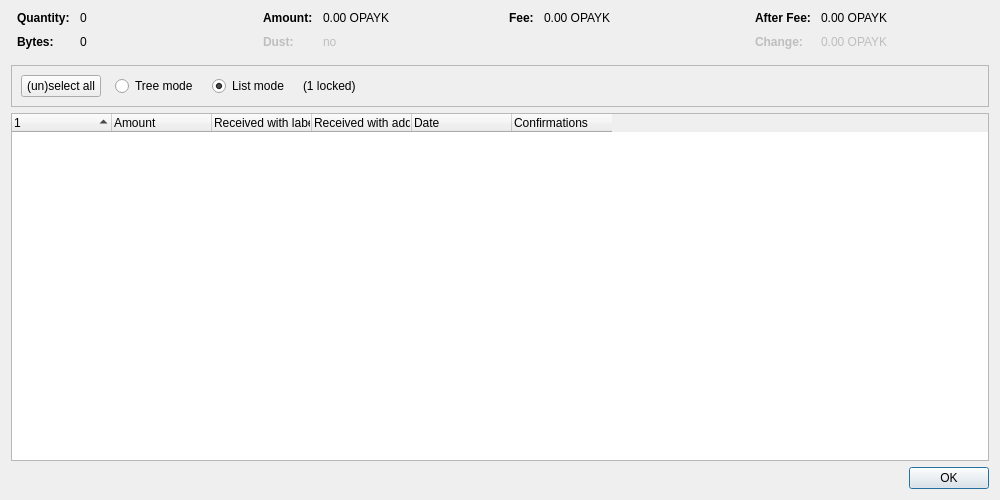
<?xml version="1.0" encoding="UTF-8"?>
<ui version="4.0">
 <class>CoinControlDialog</class>
 <widget class="QDialog" name="CoinControlDialog">
  <property name="geometry">
   <rect>
    <x>0</x>
    <y>0</y>
    <width>1000</width>
    <height>500</height>
   </rect>
  </property>
  <property name="windowTitle">
   <string>Coin Selection</string>
  </property>
  <layout class="QVBoxLayout" name="verticalLayout">
   <item>
    <layout class="QHBoxLayout" name="horizontalLayoutTop" stretch="0,0,0,0">
     <property name="topMargin">
      <number>0</number>
     </property>
     <property name="bottomMargin">
      <number>10</number>
     </property>
     <item>
      <layout class="QFormLayout" name="formLayoutCoinControl1">
       <property name="horizontalSpacing">
        <number>10</number>
       </property>
       <property name="verticalSpacing">
        <number>10</number>
       </property>
       <property name="leftMargin">
        <number>6</number>
       </property>
       <property name="rightMargin">
        <number>6</number>
       </property>
       <item row="0" column="0">
        <widget class="QLabel" name="labelCoinControlQuantityText">
         <property name="font">
          <font>
           <weight>75</weight>
           <bold>true</bold>
          </font>
         </property>
         <property name="text">
          <string>Quantity:</string>
         </property>
        </widget>
       </item>
       <item row="0" column="1">
        <widget class="QLabel" name="labelCoinControlQuantity">
         <property name="cursor">
          <cursorShape>IBeamCursor</cursorShape>
         </property>
         <property name="contextMenuPolicy">
          <enum>Qt::ActionsContextMenu</enum>
         </property>
         <property name="text">
          <string notr="true">0</string>
         </property>
         <property name="textInteractionFlags">
          <set>Qt::LinksAccessibleByMouse|Qt::TextSelectableByKeyboard|Qt::TextSelectableByMouse</set>
         </property>
        </widget>
       </item>
       <item row="1" column="0">
        <widget class="QLabel" name="labelCoinControlBytesText">
         <property name="font">
          <font>
           <weight>75</weight>
           <bold>true</bold>
          </font>
         </property>
         <property name="text">
          <string>Bytes:</string>
         </property>
        </widget>
       </item>
       <item row="1" column="1">
        <widget class="QLabel" name="labelCoinControlBytes">
         <property name="cursor">
          <cursorShape>IBeamCursor</cursorShape>
         </property>
         <property name="contextMenuPolicy">
          <enum>Qt::ActionsContextMenu</enum>
         </property>
         <property name="text">
          <string notr="true">0</string>
         </property>
         <property name="textInteractionFlags">
          <set>Qt::LinksAccessibleByMouse|Qt::TextSelectableByKeyboard|Qt::TextSelectableByMouse</set>
         </property>
        </widget>
       </item>
      </layout>
     </item>
     <item>
      <layout class="QFormLayout" name="formLayoutCoinControl2">
       <property name="horizontalSpacing">
        <number>10</number>
       </property>
       <property name="verticalSpacing">
        <number>10</number>
       </property>
       <property name="leftMargin">
        <number>6</number>
       </property>
       <property name="rightMargin">
        <number>6</number>
       </property>
       <item row="0" column="0">
        <widget class="QLabel" name="labelCoinControlAmountText">
         <property name="font">
          <font>
           <weight>75</weight>
           <bold>true</bold>
          </font>
         </property>
         <property name="text">
          <string>Amount:</string>
         </property>
        </widget>
       </item>
       <item row="0" column="1">
        <widget class="QLabel" name="labelCoinControlAmount">
         <property name="cursor">
          <cursorShape>IBeamCursor</cursorShape>
         </property>
         <property name="contextMenuPolicy">
          <enum>Qt::ActionsContextMenu</enum>
         </property>
         <property name="text">
          <string notr="true">0.00 OPAYK</string>
         </property>
         <property name="textInteractionFlags">
          <set>Qt::LinksAccessibleByMouse|Qt::TextSelectableByKeyboard|Qt::TextSelectableByMouse</set>
         </property>
        </widget>
       </item>
       <item row="1" column="0">
        <widget class="QLabel" name="labelCoinControlLowOutputText">
         <property name="enabled">
          <bool>false</bool>
         </property>
         <property name="font">
          <font>
           <weight>75</weight>
           <bold>true</bold>
          </font>
         </property>
         <property name="text">
          <string>Dust:</string>
         </property>
        </widget>
       </item>
       <item row="1" column="1">
        <widget class="QLabel" name="labelCoinControlLowOutput">
         <property name="enabled">
          <bool>false</bool>
         </property>
         <property name="cursor">
          <cursorShape>IBeamCursor</cursorShape>
         </property>
         <property name="contextMenuPolicy">
          <enum>Qt::ActionsContextMenu</enum>
         </property>
         <property name="text">
          <string notr="true">no</string>
         </property>
         <property name="textInteractionFlags">
          <set>Qt::LinksAccessibleByMouse|Qt::TextSelectableByKeyboard|Qt::TextSelectableByMouse</set>
         </property>
        </widget>
       </item>
      </layout>
     </item>
     <item>
      <layout class="QFormLayout" name="formLayoutCoinControl3">
       <property name="horizontalSpacing">
        <number>10</number>
       </property>
       <property name="verticalSpacing">
        <number>10</number>
       </property>
       <property name="leftMargin">
        <number>6</number>
       </property>
       <property name="rightMargin">
        <number>6</number>
       </property>
       <item row="0" column="0">
        <widget class="QLabel" name="labelCoinControlFeeText">
         <property name="font">
          <font>
           <weight>75</weight>
           <bold>true</bold>
          </font>
         </property>
         <property name="text">
          <string>Fee:</string>
         </property>
        </widget>
       </item>
       <item row="0" column="1">
        <widget class="QLabel" name="labelCoinControlFee">
         <property name="cursor">
          <cursorShape>IBeamCursor</cursorShape>
         </property>
         <property name="contextMenuPolicy">
          <enum>Qt::ActionsContextMenu</enum>
         </property>
         <property name="text">
          <string notr="true">0.00 OPAYK</string>
         </property>
         <property name="textInteractionFlags">
          <set>Qt::LinksAccessibleByMouse|Qt::TextSelectableByKeyboard|Qt::TextSelectableByMouse</set>
         </property>
        </widget>
       </item>
      </layout>
     </item>
     <item>
      <layout class="QFormLayout" name="formLayoutCoinControl4">
       <property name="horizontalSpacing">
        <number>10</number>
       </property>
       <property name="verticalSpacing">
        <number>10</number>
       </property>
       <property name="leftMargin">
        <number>6</number>
       </property>
       <property name="rightMargin">
        <number>6</number>
       </property>
       <item row="0" column="0">
        <widget class="QLabel" name="labelCoinControlAfterFeeText">
         <property name="font">
          <font>
           <weight>75</weight>
           <bold>true</bold>
          </font>
         </property>
         <property name="text">
          <string>After Fee:</string>
         </property>
        </widget>
       </item>
       <item row="0" column="1">
        <widget class="QLabel" name="labelCoinControlAfterFee">
         <property name="cursor">
          <cursorShape>IBeamCursor</cursorShape>
         </property>
         <property name="contextMenuPolicy">
          <enum>Qt::ActionsContextMenu</enum>
         </property>
         <property name="text">
          <string notr="true">0.00 OPAYK</string>
         </property>
         <property name="textInteractionFlags">
          <set>Qt::LinksAccessibleByMouse|Qt::TextSelectableByKeyboard|Qt::TextSelectableByMouse</set>
         </property>
        </widget>
       </item>
       <item row="1" column="0">
        <widget class="QLabel" name="labelCoinControlChangeText">
         <property name="enabled">
          <bool>false</bool>
         </property>
         <property name="font">
          <font>
           <weight>75</weight>
           <bold>true</bold>
          </font>
         </property>
         <property name="text">
          <string>Change:</string>
         </property>
        </widget>
       </item>
       <item row="1" column="1">
        <widget class="QLabel" name="labelCoinControlChange">
         <property name="enabled">
          <bool>false</bool>
         </property>
         <property name="cursor">
          <cursorShape>IBeamCursor</cursorShape>
         </property>
         <property name="contextMenuPolicy">
          <enum>Qt::ActionsContextMenu</enum>
         </property>
         <property name="text">
          <string notr="true">0.00 OPAYK</string>
         </property>
         <property name="textInteractionFlags">
          <set>Qt::LinksAccessibleByMouse|Qt::TextSelectableByKeyboard|Qt::TextSelectableByMouse</set>
         </property>
        </widget>
       </item>
      </layout>
     </item>
    </layout>
   </item>
   <item>
    <widget class="QFrame" name="frame">
     <property name="minimumSize">
      <size>
       <width>0</width>
       <height>40</height>
      </size>
     </property>
     <property name="frameShape">
      <enum>QFrame::StyledPanel</enum>
     </property>
     <property name="frameShadow">
      <enum>QFrame::Sunken</enum>
     </property>
     <layout class="QHBoxLayout" name="horizontalLayout">
      <item>
       <layout class="QHBoxLayout" name="horizontalLayoutPanel" stretch="0,0,0,0,0">
        <property name="spacing">
         <number>14</number>
        </property>
        <item>
         <widget class="QPushButton" name="pushButtonSelectAll">
          <property name="sizePolicy">
           <sizepolicy hsizetype="Maximum" vsizetype="Fixed">
            <horstretch>0</horstretch>
            <verstretch>0</verstretch>
           </sizepolicy>
          </property>
          <property name="text">
           <string>(un)select all</string>
          </property>
          <property name="autoDefault">
           <bool>false</bool>
          </property>
         </widget>
        </item>
        <item>
         <widget class="QRadioButton" name="radioTreeMode">
          <property name="sizePolicy">
           <sizepolicy hsizetype="Maximum" vsizetype="Fixed">
            <horstretch>0</horstretch>
            <verstretch>0</verstretch>
           </sizepolicy>
          </property>
          <property name="text">
           <string>Tree mode</string>
          </property>
         </widget>
        </item>
        <item>
         <widget class="QRadioButton" name="radioListMode">
          <property name="sizePolicy">
           <sizepolicy hsizetype="Maximum" vsizetype="Fixed">
            <horstretch>0</horstretch>
            <verstretch>0</verstretch>
           </sizepolicy>
          </property>
          <property name="text">
           <string>List mode</string>
          </property>
          <property name="checked">
           <bool>true</bool>
          </property>
         </widget>
        </item>
        <item>
         <widget class="QLabel" name="labelLocked">
          <property name="text">
           <string notr="true">(1 locked)</string>
          </property>
         </widget>
        </item>
        <item>
         <spacer name="horizontalSpacer">
          <property name="orientation">
           <enum>Qt::Horizontal</enum>
          </property>
          <property name="sizeHint" stdset="0">
           <size>
            <width>40</width>
            <height>20</height>
           </size>
          </property>
         </spacer>
        </item>
       </layout>
      </item>
     </layout>
    </widget>
   </item>
   <item>
    <widget class="CoinControlTreeWidget" name="treeWidget">
     <property name="contextMenuPolicy">
      <enum>Qt::CustomContextMenu</enum>
     </property>
     <property name="sortingEnabled">
      <bool>false</bool>
     </property>
     <property name="columnCount">
      <number>6</number>
     </property>
     <attribute name="headerShowSortIndicator" stdset="0">
      <bool>true</bool>
     </attribute>
     <attribute name="headerStretchLastSection">
      <bool>false</bool>
     </attribute>
     <column>
      <property name="text">
       <string/>
      </property>
     </column>
     <column>
      <property name="text">
       <string>Amount</string>
      </property>
     </column>
     <column>
      <property name="text">
       <string>Received with label</string>
      </property>
     </column>
     <column>
      <property name="text">
       <string>Received with address</string>
      </property>
     </column>
     <column>
      <property name="text">
       <string>Date</string>
      </property>
     </column>
     <column>
      <property name="text">
       <string>Confirmations</string>
      </property>
      <property name="toolTip">
       <string>Confirmed</string>
      </property>
     </column>
     <column>
      <property name="text">
       <string/>
      </property>
     </column>
     <column>
      <property name="text">
       <string/>
      </property>
     </column>
     <column>
      <property name="text">
       <string/>
      </property>
     </column>
     <column>
      <property name="text">
       <string/>
      </property>
     </column>
    </widget>
   </item>
   <item>
    <widget class="QDialogButtonBox" name="buttonBox">
     <property name="orientation">
      <enum>Qt::Horizontal</enum>
     </property>
     <property name="standardButtons">
      <set>QDialogButtonBox::Ok</set>
     </property>
    </widget>
   </item>
  </layout>
 </widget>
 <customwidgets>
  <customwidget>
   <class>CoinControlTreeWidget</class>
   <extends>QTreeWidget</extends>
   <header>qt/coincontroltreewidget.h</header>
  </customwidget>
 </customwidgets>
 <resources/>
 <connections/>
</ui>
